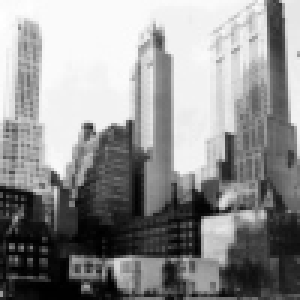
#> input picture Assignment1/Question 4/example.jpg, 100 x 100 px (shown 3 times larger)
$ python ES12B1018_Prob4-2.py
#> lines starting #> are read from the running program, lines starting #| are printed output that depends on the picture
import numpy as np
import cv2
from matplotlib import pyplot as plt
x = cv2.imread("example.jpg",0)
#> x is the input picture: shape (100, 100); min 0, max 255, mean 143.6
plt.hist(x.ravel(),20,[0,256])
plt.show()
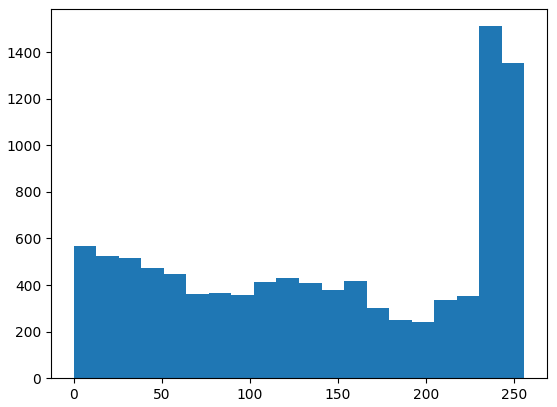
#> figure drawn by matplotlib, 1 panel; tallest bar 1511 high, from x = 230.4 to 243.2
cv2.waitKey(0)
